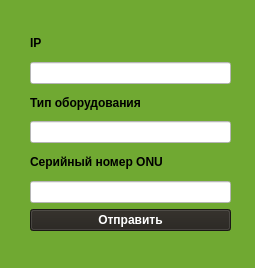
<?xml version="1.0" encoding="UTF-8"?>
<ui version="4.0">
 <class>Form</class>
 <widget class="QWidget" name="Form">
  <property name="geometry">
   <rect>
    <x>0</x>
    <y>0</y>
    <width>255</width>
    <height>268</height>
   </rect>
  </property>
  <property name="windowTitle">
   <string>Form</string>
  </property>
  <property name="styleSheet">
   <string notr="true">QWidget {
   background-color: #70a932
}

QPushButton {
   background-color: #25221d;
   color: #fff;
   font-weight: 600
}


QPushButton:pressed {
   background-color: #fff;
   color: #000000
}

QLineEdit {
    background-color: #fff
}

QLabel {
   font-weight: 600
}</string>
  </property>
  <widget class="QWidget" name="verticalLayoutWidget">
   <property name="geometry">
    <rect>
     <x>30</x>
     <y>30</y>
     <width>201</width>
     <height>201</height>
    </rect>
   </property>
   <layout class="QVBoxLayout" name="verticalLayout">
    <item>
     <widget class="QLabel" name="IP_Label">
      <property name="text">
       <string>IP</string>
      </property>
     </widget>
    </item>
    <item>
     <widget class="QLineEdit" name="IP_Edit">
      <property name="text">
       <string/>
      </property>
     </widget>
    </item>
    <item>
     <widget class="QLabel" name="Tip_Label">
      <property name="text">
       <string>Тип оборудования</string>
      </property>
     </widget>
    </item>
    <item>
     <widget class="QLineEdit" name="Nomer_Edit"/>
    </item>
    <item>
     <widget class="QLabel" name="Nomer_Label">
      <property name="text">
       <string>Серийный номер ONU</string>
      </property>
     </widget>
    </item>
    <item>
     <widget class="QLineEdit" name="Tip_Edit"/>
    </item>
    <item>
     <widget class="QPushButton" name="pushButton">
      <property name="text">
       <string>Отправить</string>
      </property>
     </widget>
    </item>
   </layout>
  </widget>
 </widget>
 <resources/>
 <connections/>
</ui>
